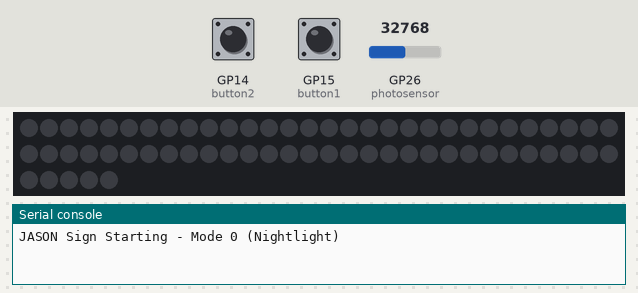
A program run on a simulated Raspberry Pi Pico running MicroPython. Shown: 65 RGB LEDs in strip order, left to right, continuing on the next row, the last lines printed to the serial console. The test bench sets the inputs (shaded band); at power-on: GP26 (photosensor) = 32768, GP15 (button1) HIGH, GP14 (button2) HIGH (analog values on the 0–65535 scale). Dim RGB values are drawn brighter than linear; random numbers come from a fixed seed.

Above: at 1.2 s.
1.3 s: GP26 (photosensor) set to 31008
2.8 s: GP26 (photosensor) set to 29248
At 3.3 s:
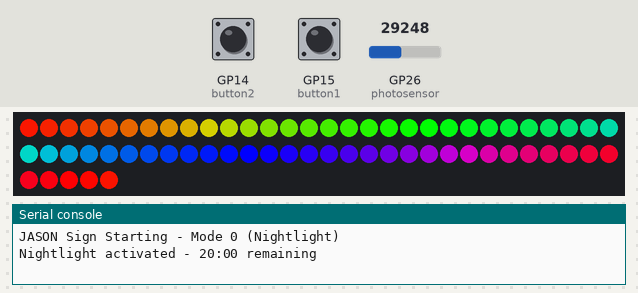
4.5 s: GP15 (button1) pulled LOW for 1 s
At 6.1 s:
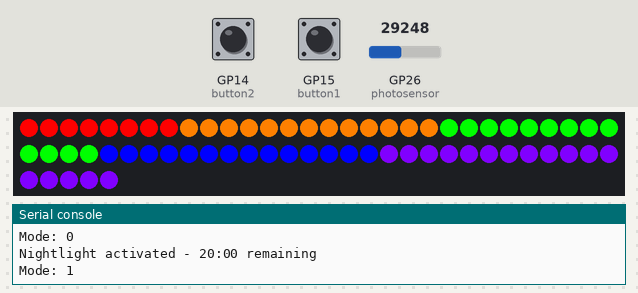
7.0 s: GP15 (button1) pulled LOW for 0.15 s
At 7.16 s:
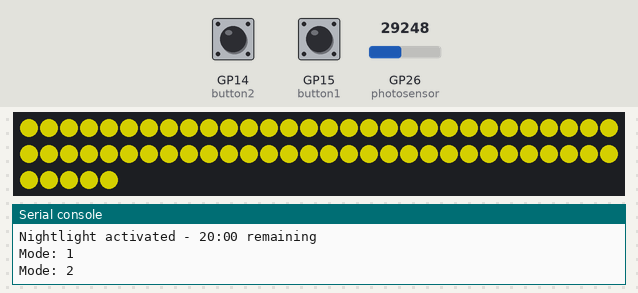
7.7 s: GP14 (button2) pulled LOW for 3.2 s
At 8.47 s:
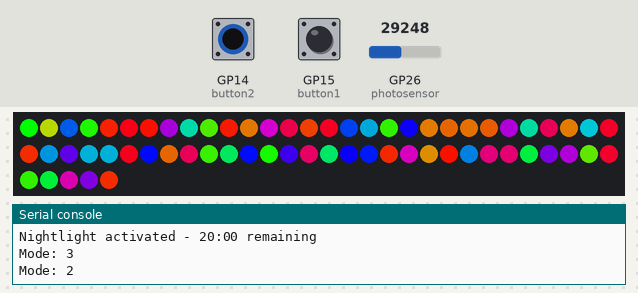
11.5 s: GP14 (button2) pulled LOW for 0.15 s
At 11.96 s:
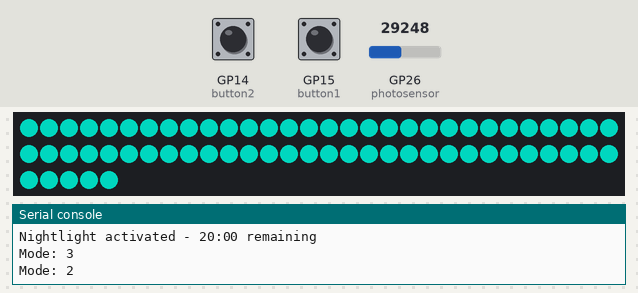

The program:

main.py
```python
# JASON LED Sign - Multi-Mode Controller
# Modes:
#   0 - Nightlight: Rainbow when dark, fades after 10 min, off after 20 min
#   1 - Static: Each letter a different color
#   2 - Rainbow cycle: Entire sign rotates through rainbow colors
#   3 - Random: Each pixel slowly changes through random colors
# Now with gamma correction for smoother fading!

from machine import Pin, ADC
from neopixel import NeoPixel
from utime import sleep, ticks_ms, ticks_diff
import config
import random

# Hardware setup
strip = NeoPixel(Pin(config.NEOPIXEL_PIN), config.NUMBER_PIXELS)
button1 = Pin(config.BUTTON_PIN_1, Pin.IN, Pin.PULL_UP)
button2 = Pin(config.BUTTON_PIN_2, Pin.IN, Pin.PULL_UP)
photosensor = ADC(Pin(config.ADC_PIN_0))

# Constants
LIGHT_THRESHOLD = 30000  # Below this = dark (adjust based on your sensor)
NIGHTLIGHT_ON_TIME = 10 * 60 * 1000    # 10 minutes in ms
NIGHTLIGHT_FADE_TIME = 10 * 60 * 1000  # 10 minutes fade in ms
NIGHTLIGHT_FINAL_MIN = 1 * 60 * 1000   # Final minute - just a few pixels
DEBOUNCE_TIME = 200  # Button debounce in ms
GAMMA = 2.5  # Gamma correction for perceptually linear fade

# Pixels to keep on during final minute (one per letter, middle-ish)
FINAL_PIXELS = [3, 14, 27, 40, 56]

# State variables
current_mode = 0
nightlight_start = 0
nightlight_active = False
last_button_time = 0
last_countdown_time = 0
rainbow_offset = 0
pixel_values = [0] * config.NUMBER_PIXELS  # For mode 3

COUNTDOWN_INTERVAL = 15 * 1000  # Print countdown every 15 seconds

# Colors for each letter (mode 1)
LETTER_COLORS = {
    'J': (255, 0, 0),      # Red
    'A': (255, 128, 0),    # Orange
    'S': (0, 255, 0),      # Green
    'O': (0, 0, 255),      # Blue
    'N': (128, 0, 255)     # Purple
}

def wheel(pos):
    """Generate rainbow colors across 0-255 positions"""
    if pos < 85:
        return (255 - pos * 3, pos * 3, 0)
    elif pos < 170:
        pos -= 85
        return (0, 255 - pos * 3, pos * 3)
    else:
        pos -= 170
        return (pos * 3, 0, 255 - pos * 3)

def scale_color(color, brightness):
    """Scale a color tuple by brightness (0.0 to 1.0)"""
    return (int(color[0] * brightness),
            int(color[1] * brightness),
            int(color[2] * brightness))

def gamma_correct(linear_brightness):
    """Apply gamma correction for perceptually linear fade"""
    return linear_brightness ** GAMMA

def clear_strip():
    """Turn off all pixels"""
    for i in range(config.NUMBER_PIXELS):
        strip[i] = (0, 0, 0)
    strip.write()

def is_dark():
    """Check if room is dark based on photosensor"""
    reading = photosensor.read_u16()
    return reading < LIGHT_THRESHOLD

def check_buttons():
    """Check for button presses and change mode"""
    global current_mode, last_button_time, nightlight_active

    now = ticks_ms()
    if ticks_diff(now, last_button_time) < DEBOUNCE_TIME:
        return False

    if button1.value() == 0 or button2.value() == 0:
        last_button_time = now
        nightlight_active = False  # Exit nightlight mode on button press

        if button1.value() == 0:
            current_mode = (current_mode + 1) % 4
        else:
            current_mode = (current_mode - 1) % 4

        print("Mode:", current_mode)
        return True

    return False

def mode_nightlight():
    """Mode 0: Nightlight with rainbow pattern"""
    global nightlight_start, nightlight_active, rainbow_offset, last_countdown_time

    if is_dark():
        now = ticks_ms()

        if not nightlight_active:
            # Just became dark - start nightlight
            nightlight_active = True
            nightlight_start = now
            last_countdown_time = now
            print("Nightlight activated - 20:00 remaining")

        elapsed = ticks_diff(now, nightlight_start)
        total_time = NIGHTLIGHT_ON_TIME + NIGHTLIGHT_FADE_TIME

        # Print countdown every 15 seconds
        if ticks_diff(now, last_countdown_time) >= COUNTDOWN_INTERVAL:
            last_countdown_time = now
            remaining_ms = total_time - elapsed
            if remaining_ms > 0:
                remaining_sec = remaining_ms // 1000
                minutes = remaining_sec // 60
                seconds = remaining_sec % 60
                if elapsed < NIGHTLIGHT_ON_TIME:
                    phase = "full"
                elif elapsed < total_time - NIGHTLIGHT_FINAL_MIN:
                    phase = "fading"
                else:
                    phase = "final"
                print("Nightlight: {:02d}:{:02d} remaining ({})".format(minutes, seconds, phase))

        if elapsed < NIGHTLIGHT_ON_TIME:
            # Full brightness rainbow
            brightness = 1.0
            in_final_minute = False
        elif elapsed < total_time - NIGHTLIGHT_FINAL_MIN:
            # Main fading phase (9 minutes) - apply gamma correction
            fade_elapsed = elapsed - NIGHTLIGHT_ON_TIME
            fade_duration = NIGHTLIGHT_FADE_TIME - NIGHTLIGHT_FINAL_MIN
            linear_brightness = 1.0 - (fade_elapsed / fade_duration)
            brightness = gamma_correct(linear_brightness)
            in_final_minute = False
        elif elapsed < total_time:
            # Final minute - just a few dim pixels
            final_elapsed = elapsed - (total_time - NIGHTLIGHT_FINAL_MIN)
            linear_brightness = 1.0 - (final_elapsed / NIGHTLIGHT_FINAL_MIN)
            brightness = gamma_correct(linear_brightness) * 0.3  # Max 30% in final minute
            in_final_minute = True
        else:
            # Fully faded - turn off
            brightness = 0.0
            in_final_minute = False
            if nightlight_active:
                print("Nightlight off - timer complete")

        # Display pattern
        for i in range(config.NUMBER_PIXELS):
            if in_final_minute:
                # Only light the few selected pixels during final minute
                if i in FINAL_PIXELS:
                    wheel_pos = (i * 255 // 64 + rainbow_offset) % 256
                    color = wheel(wheel_pos)
                    strip[i] = scale_color(color, brightness)
                else:
                    strip[i] = (0, 0, 0)
            else:
                # Full rainbow spectrum across all pixels
                wheel_pos = (i * 255 // 64 + rainbow_offset) % 256
                color = wheel(wheel_pos)
                strip[i] = scale_color(color, brightness)
        strip.write()
        rainbow_offset = (rainbow_offset + 1) % 256

    else:
        # Room is lit - reset nightlight
        if nightlight_active:
            nightlight_active = False
            clear_strip()
            print("Nightlight deactivated - room is lit")

def mode_static_letters():
    """Mode 1: Each letter a different static color"""
    for letter, (start, end) in config.LETTERS.items():
        color = LETTER_COLORS[letter]
        for i in range(start, end + 1):
            strip[i] = color
    strip.write()

def mode_rainbow_cycle():
    """Mode 2: Entire sign rotates through rainbow colors"""
    global rainbow_offset

    color = wheel(rainbow_offset)
    for i in range(config.NUMBER_PIXELS):
        strip[i] = color
    strip.write()
    rainbow_offset = (rainbow_offset + 1) % 256

def mode_random_pixels():
    """Mode 3: Each pixel slowly changes through random wheel positions"""
    global pixel_values

    for i in range(config.NUMBER_PIXELS):
        # Slowly increment each pixel's wheel position by random small amount
        pixel_values[i] = (pixel_values[i] + random.randint(1, 3)) % 256
        strip[i] = wheel(pixel_values[i])
    strip.write()

# Initialize random pixel values for mode 3
for i in range(config.NUMBER_PIXELS):
    pixel_values[i] = random.randint(0, 255)

print("JASON Sign Starting - Mode 0 (Nightlight)")
clear_strip()

# Main loop
while True:
    # Check for button presses
    check_buttons()

    # Run current mode
    if current_mode == 0:
        mode_nightlight()
        sleep(0.05)
    elif current_mode == 1:
        mode_static_letters()
        sleep(0.1)
    elif current_mode == 2:
        mode_rainbow_cycle()
        sleep(0.02)
    elif current_mode == 3:
        mode_random_pixels()
        sleep(0.05)
```

config.py
```python
# Moving Rainbow Configuration file
# Filename: config.py
# This file contains the hardware configuration for your kit
# This file can be imported by each program

# The pin that we connect the NeoPixel data pin
NEOPIXEL_PIN = 0

# The number of pixels in the sign
NUMBER_PIXELS = 65

# pins to change the sign mode
BUTTON_PIN_1 = 15
BUTTON_PIN_2 = 14

# The pin we connect the centerpoint of the voltage divider to the photoresitor
# The positive end is ADC_VREF and the negate is AGND
ADC_PIN_0 = 26

# Define pixel ranges for each letter (start, end) - end is inclusive
LETTERS = {
    'J': (0, 7),
    'A': (8, 20),
    'S': (21, 33),
    'O': (34, 47),
    'N': (48, 64)
}
```

Measured:
- the behaviour switches between 30000 and 29984 on GP26 (photosensor) (found by bisection; images 0 and 1)
- after the input at 1.3 s, every drawn part: stays the same
- after the input at 2.8 s, the LEDs: first change at once (image 1 shows a later state)
- after the input at 7.0 s, the LEDs: change at once (image 3)
